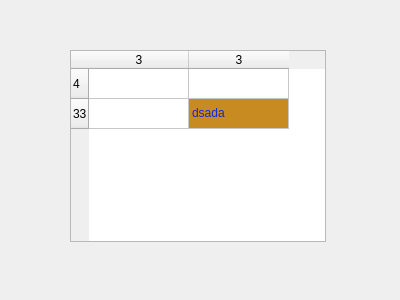
<?xml version="1.0" encoding="UTF-8"?>
<ui version="4.0">
 <class>Dialog</class>
 <widget class="QDialog" name="Dialog">
  <property name="geometry">
   <rect>
    <x>0</x>
    <y>0</y>
    <width>400</width>
    <height>300</height>
   </rect>
  </property>
  <property name="windowTitle">
   <string>Dialog</string>
  </property>
  <widget class="QTableWidget" name="tableWidget">
   <property name="geometry">
    <rect>
     <x>70</x>
     <y>50</y>
     <width>256</width>
     <height>192</height>
    </rect>
   </property>
   <row>
    <property name="text">
     <string>4</string>
    </property>
   </row>
   <row>
    <property name="text">
     <string>33</string>
    </property>
   </row>
   <column>
    <property name="text">
     <string>3</string>
    </property>
   </column>
   <column>
    <property name="text">
     <string>3</string>
    </property>
   </column>
   <item row="0" column="0">
    <property name="text">
     <string/>
    </property>
    <property name="background">
     <brush brushstyle="NoBrush">
      <color alpha="255">
       <red>232</red>
       <green>152</green>
       <blue>54</blue>
      </color>
     </brush>
    </property>
   </item>
   <item row="1" column="1">
    <property name="text">
     <string notr="true">dsada</string>
    </property>
    <property name="background">
     <brush brushstyle="SolidPattern">
      <color alpha="255">
       <red>200</red>
       <green>139</green>
       <blue>33</blue>
      </color>
     </brush>
    </property>
    <property name="foreground">
     <brush brushstyle="SolidPattern">
      <color alpha="255">
       <red>24</red>
       <green>37</green>
       <blue>216</blue>
      </color>
     </brush>
    </property>
   </item>
  </widget>
 </widget>
 <resources/>
 <connections/>
</ui>
